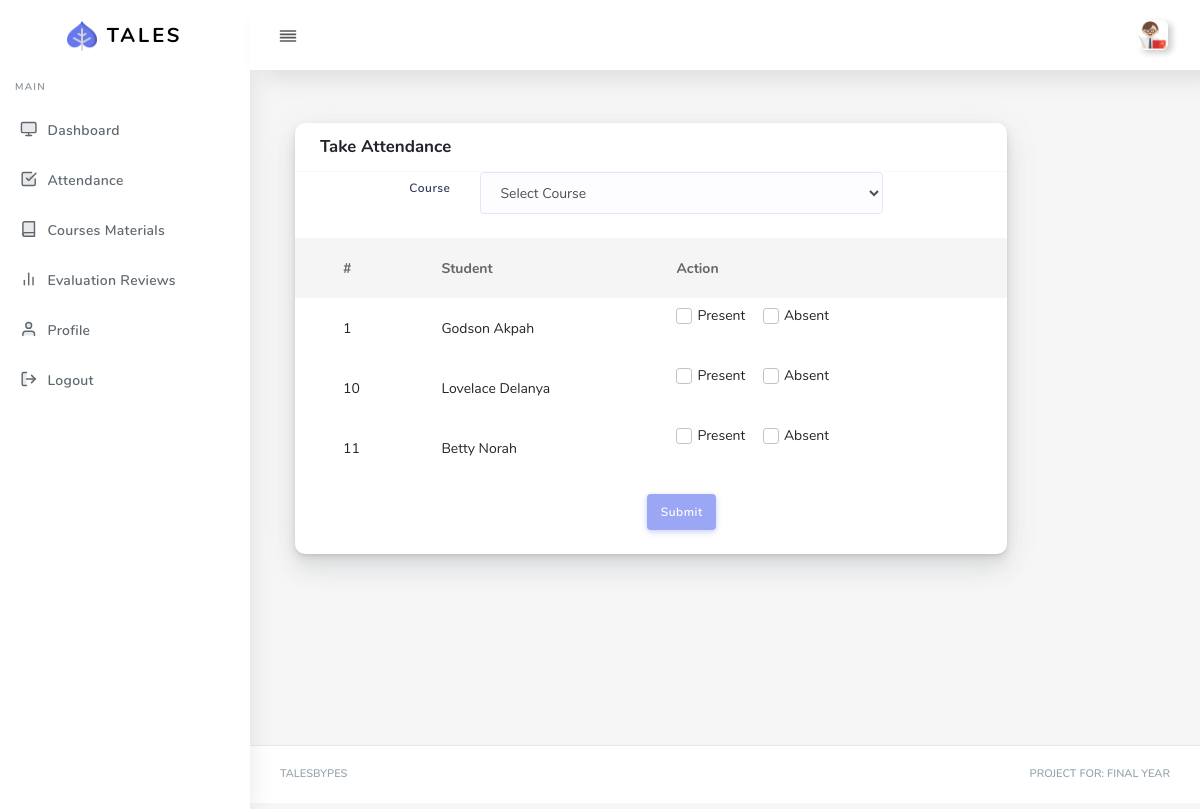
Page /faculty/take_attendance.php (signed in) on the earlier database version.
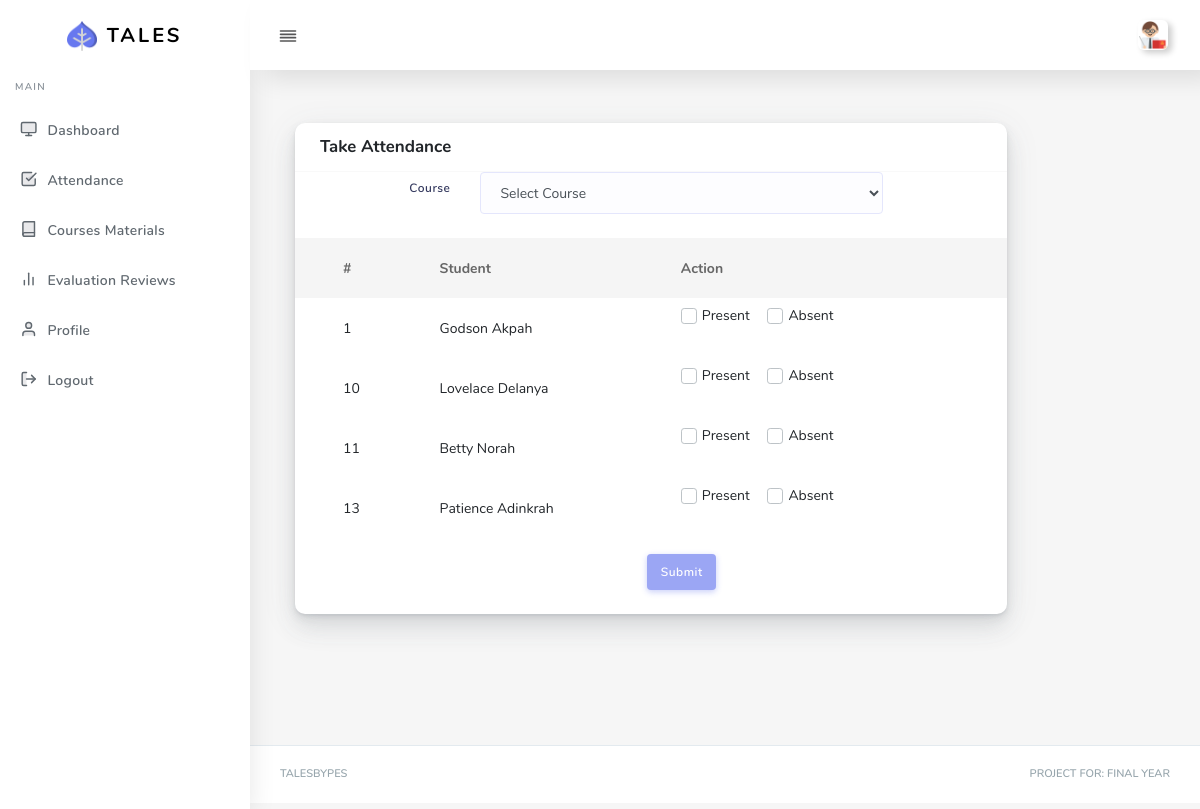
Same page on the later database version.
### tables this page shows
CREATE TABLE `students` (
  `id` int(11) NOT NULL,
  `full_name` varchar(191) NOT NULL,
  `index_no` varchar(10) NOT NULL,
  `department_id` int(11) NOT NULL,
  `level_id` int(11) NOT NULL,
  `programme_id` int(11) NOT NULL,
  `email` varchar(191) NOT NULL,
  `campus_id` int(11) NOT NULL,
  `grade_id` int(11) NOT NULL,
  `address` varchar(255) NOT NULL,
  `password` varchar(191) NOT NULL,
  `created_at` timestamp NOT NULL DEFAULT current_timestamp(),
  `updated_at` timestamp NULL DEFAULT NULL
);

### Classes/Fetch.php (called while the page is built, shortened)
<?php
class Fetch
{
    protected $connection;
    function __construct(PDO $connection) {
        $this->connection =  $connection;
    }
    public function getStudentsForAttendance($faculty_grade_id){
        $query = $this->connection->prepare("SELECT students.id, students.full_name, students.grade_id FROM students WHERE students.grade_id = '$faculty_grade_id'");
        if($query->execute()) {
            $all_results = array();
            while($result = $query->fetch(PDO::FETCH_OBJ)) {
                $all_results[] = $result;
            }
            return $all_results;
        } else {
            $this->error = implode(', ', $this->connection->errorInfo());
            return false;
        }
    }
}

### faculty/take_attendance.php (the view, shortened to what this page needs)
<?php
require_once dirname(__DIR__).'/Core/init.php';
$fetch_data = new Fetch($connection);
$students = $fetch_data->getStudentsForAttendance($_SESSION['faculty_grade']);
?>
<!DOCTYPE html>
<html lang="en">
<head>
  <?php include 'includes/links.php'; ?>
</head>
<body>
  <div id="app">
    <div class="main-wrapper main-wrapper-1">
      <?php include 'includes/top-bar.php'; ?>
      <?php include 'includes/side-bar.php'; ?>
      <div class="main-content">
        <section class="section">
              <div class="col-10">
              <div class="card">
                <div class="card-header">
                  <h4>Take Attendance</h4>
                </div>
                <div class="card-body p-0">
                  <form data-toggle="validator" role="form" action="../Submits/faculty_take_attendance.php" method="POST">
                      <div class="form-group row mb-4">
                        <label for="course_id" class="col-form-label text-md-right col-12 col-md-3 col-lg-3">Course</label>
                        <div class="col-sm-12 col-md-7">
                          <select name="course_id" id="course_id" data-error="Select an item from the options." class="form-control" required>
                            <option value="" class="selected">Select Course</option>
                          </select>
                        </div>
                      </div>
                      <div class="table-responsive">
                        <table class="table table-hover">
                          <thead>
                            <th class="pl-5">#</th>
                            <th>Student</th>
                            <th>Action</th>
                          </thead>
                          <tbody>
                            <?php foreach($students AS $student): ?>
                              <tr>
                                <td class="pl-5"><?php echo $student->id; ?></td>
                                <td><?php echo $student->full_name; ?></td>
                                <td>
                                  <div class="form-group">
                                    <div class="pretty p-icon p-curve p-pulse">
                                      <div class="state p-success-o">
                                        <label> Present</label>
                                      </div>
                                    </div>
                                    <div class="pretty p-icon p-curve p-pulse">
                                      <div class="state p-danger-o">
                                        <label> Absent</label>
                                      </div>
                                    </div>
                                  </div>
                                </td>
                              </tr>
                            <?php endforeach; ?>
                          </tbody>
                        </table>
                      </div>
                      <div class="form-group text-center row mb-4">
                      <label class="col-form-label text-md-right col-12 col-md-3 col-lg-3"></label>
                      <div class="col-sm-12 col-md-7">
                        <button type="submit" class="btn btn-primary">Submit</button>
                      </div>
                    </div>
                  </form>
                </div>
              </div>
              </div>
          </div>
      </div>
      <?php include 'includes/footer.php'; ?>
    </div>
</body>
</html>

Differences in the rows shown:
added students: id "13", full_name "Patience Adinkrah"
